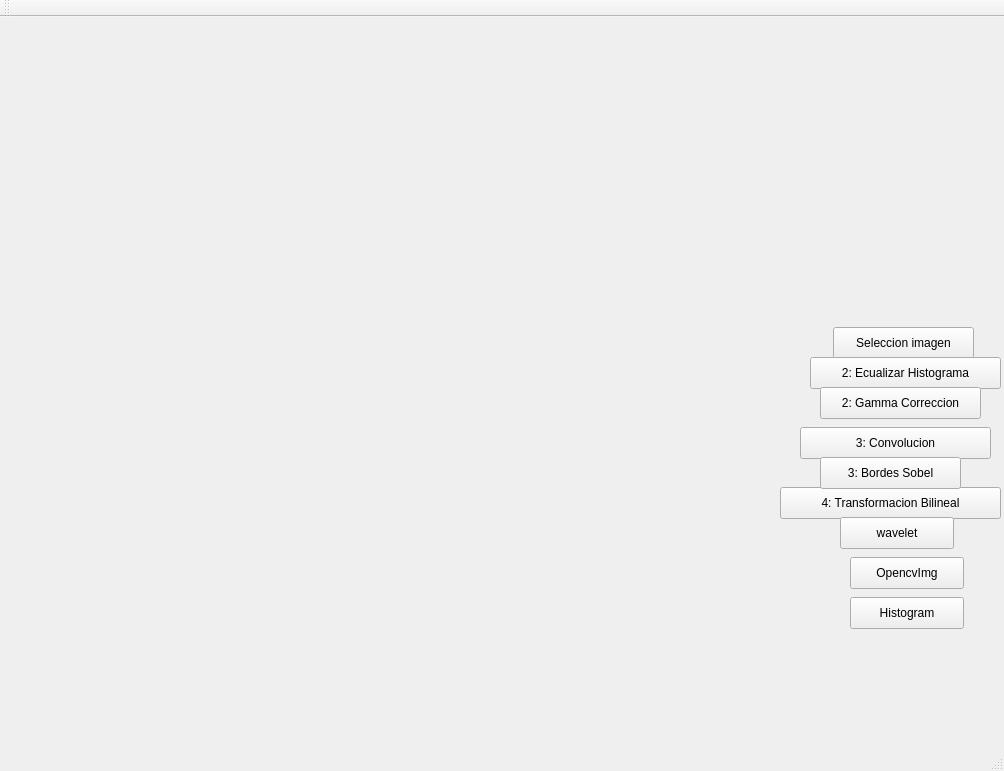
<?xml version="1.0" encoding="UTF-8"?>
<ui version="4.0">
 <class>MainWindow</class>
 <widget class="QMainWindow" name="MainWindow">
  <property name="geometry">
   <rect>
    <x>0</x>
    <y>0</y>
    <width>1004</width>
    <height>771</height>
   </rect>
  </property>
  <property name="windowTitle">
   <string>MainWindow</string>
  </property>
  <widget class="QWidget" name="centralWidget">
   <widget class="QPushButton" name="btn_chooseImage">
    <property name="geometry">
     <rect>
      <x>833</x>
      <y>310</y>
      <width>141</width>
      <height>32</height>
     </rect>
    </property>
    <property name="text">
     <string>Seleccion imagen</string>
    </property>
   </widget>
   <widget class="QLabel" name="lbl_image">
    <property name="geometry">
     <rect>
      <x>40</x>
      <y>10</y>
      <width>431</width>
      <height>281</height>
     </rect>
    </property>
    <property name="text">
     <string/>
    </property>
    <property name="margin">
     <number>2</number>
    </property>
   </widget>
   <widget class="QPushButton" name="load_img_opencv">
    <property name="geometry">
     <rect>
      <x>850</x>
      <y>540</y>
      <width>114</width>
      <height>32</height>
     </rect>
    </property>
    <property name="text">
     <string>OpencvImg</string>
    </property>
   </widget>
   <widget class="QLabel" name="lbl_histogram">
    <property name="geometry">
     <rect>
      <x>40</x>
      <y>330</y>
      <width>431</width>
      <height>281</height>
     </rect>
    </property>
    <property name="text">
     <string/>
    </property>
   </widget>
   <widget class="QPushButton" name="btn_show_histogram">
    <property name="geometry">
     <rect>
      <x>850</x>
      <y>580</y>
      <width>114</width>
      <height>32</height>
     </rect>
    </property>
    <property name="text">
     <string>Histogram</string>
    </property>
   </widget>
   <widget class="QPushButton" name="btn_eq_hist">
    <property name="geometry">
     <rect>
      <x>810</x>
      <y>340</y>
      <width>191</width>
      <height>32</height>
     </rect>
    </property>
    <property name="text">
     <string>2: Ecualizar Histograma</string>
    </property>
   </widget>
   <widget class="QPushButton" name="btn_dibujar_puntos">
    <property name="geometry">
     <rect>
      <x>780</x>
      <y>470</y>
      <width>221</width>
      <height>32</height>
     </rect>
    </property>
    <property name="text">
     <string>4: Transformacion Bilineal</string>
    </property>
   </widget>
   <widget class="QPushButton" name="btn_wavelet">
    <property name="geometry">
     <rect>
      <x>840</x>
      <y>500</y>
      <width>114</width>
      <height>32</height>
     </rect>
    </property>
    <property name="text">
     <string>wavelet</string>
    </property>
   </widget>
   <widget class="QPushButton" name="btn_convolucion">
    <property name="geometry">
     <rect>
      <x>800</x>
      <y>410</y>
      <width>191</width>
      <height>32</height>
     </rect>
    </property>
    <property name="text">
     <string>3: Convolucion</string>
    </property>
   </widget>
   <widget class="QLabel" name="lbl_image_dst">
    <property name="geometry">
     <rect>
      <x>540</x>
      <y>20</y>
      <width>391</width>
      <height>261</height>
     </rect>
    </property>
    <property name="text">
     <string/>
    </property>
    <property name="margin">
     <number>2</number>
    </property>
   </widget>
   <widget class="QPushButton" name="btn_bordes">
    <property name="geometry">
     <rect>
      <x>820</x>
      <y>440</y>
      <width>141</width>
      <height>32</height>
     </rect>
    </property>
    <property name="text">
     <string>3: Bordes Sobel</string>
    </property>
   </widget>
   <widget class="QPushButton" name="btn_gamma">
    <property name="geometry">
     <rect>
      <x>820</x>
      <y>370</y>
      <width>161</width>
      <height>32</height>
     </rect>
    </property>
    <property name="text">
     <string>2: Gamma Correccion</string>
    </property>
   </widget>
  </widget>
  <widget class="QMenuBar" name="menuBar">
   <property name="geometry">
    <rect>
     <x>0</x>
     <y>0</y>
     <width>1004</width>
     <height>22</height>
    </rect>
   </property>
  </widget>
  <widget class="QToolBar" name="mainToolBar">
   <attribute name="toolBarArea">
    <enum>TopToolBarArea</enum>
   </attribute>
   <attribute name="toolBarBreak">
    <bool>false</bool>
   </attribute>
  </widget>
  <widget class="QStatusBar" name="statusBar"/>
 </widget>
 <layoutdefault spacing="6" margin="11"/>
 <resources/>
 <connections/>
</ui>
